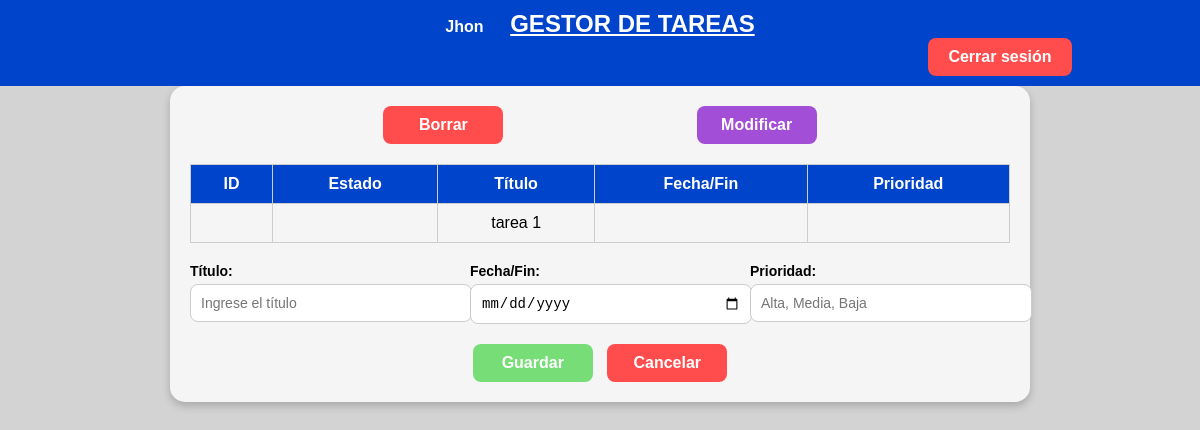
The app's page / (signed in), older data.
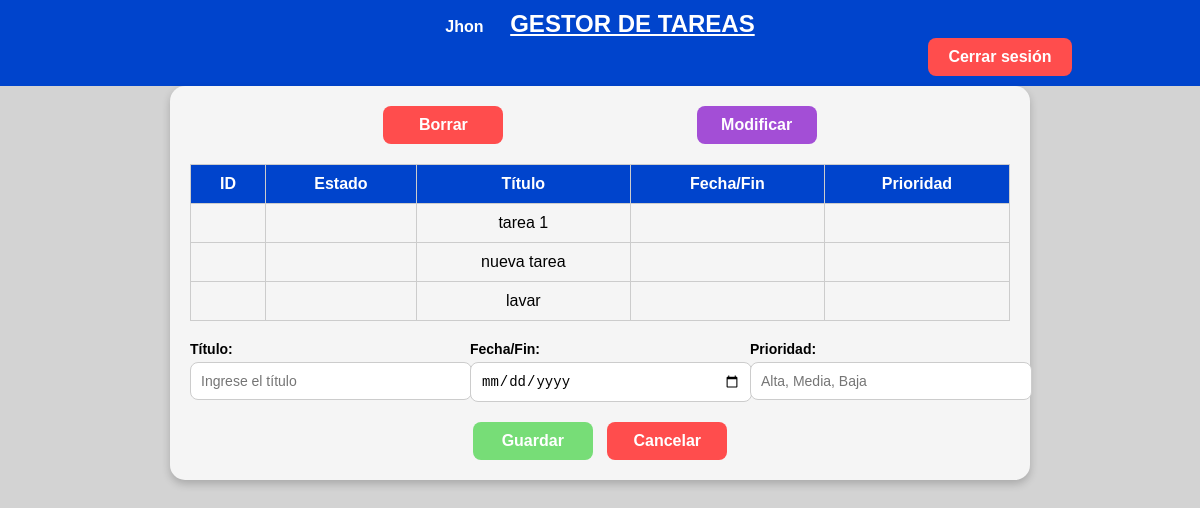
The same page, newer data.
### tasks/models.py (models this page shows, shortened)
class pending_tasks(models.Model):
    user = models.ForeignKey(
        User, on_delete=models.CASCADE, null=True, blank=True)
    title = models.CharField(max_length=200)
    description = models.TextField(null=True, blank=True)
    done_task = models.BooleanField(default=False)
    class Meta:
        order_with_respect_to = 'user'

### tasks/views.py (the view)
# urls.py: path('', views.index, name="index"),
def index(request):
    tasks = pending_tasks.objects.all()
    context = {'tasks': tasks}
    return render (request, "tasks/index.html", context)

### tasks/templates/tasks/index.html (shortened to what this page needs)
<!DOCTYPE html>
<html lang="es">
<head>
</head>
<body>
    <div class="header">
        {% if request.user.is_authenticated %}
        <a style="font-size: 16px; margin-right: 20px;"> {{request.user|title}}</a>
        {% endif %}
        <a href="{% url 'index' %}" style="color: white;" > GESTOR DE TAREAS</a>
                    {% if request.user.is_authenticated %}
                        <form action="{% url 'logout' %}" method="post" style="display: inline;">
                            <button type="submit" class="logout-button">Cerrar sesión</button>
                        </form>
                    {% else %}
                    <a href="{% url 'login' %}"  class="login-button">Iniciar sesión</a>
                    {% endif %}
    </div>{% if request.user.is_authenticated %}
    <div class="container">
        <div class="button-group">
            <button class="action-button delete-button" onclick="borrarTarea()">Borrar</button>
            <button class="action-button modify-button" onclick="modificarTarea()">Modificar</button>
        </div>
        <table>
            <thead>
                <tr>
                    <th>ID</th>
                    <th>Estado</th>
                    <th>Título</th>
                    <th>Fecha/Fin</th>
                    <th>Prioridad</th>
                </tr>
                {% if request.user.is_authenticated %}
                {% for task in tasks %}
                <tr>
                    <td></td>
                    <td></td>
                    <td>{{task.title}}</td>
                    <td></td>
                    <td></td>
                </tr>
                {% endfor %}
                {% endif %}
            </thead>
        </table>
        <form id="formulario-tarea" onsubmit="guardarTarea(event)">
            <div class="form-group">
                <div style="flex: 1;">
                    <label for="titulo">Título:</label>
                    <input type="text" id="titulo" placeholder="Ingrese el título" required>
                </div>
                <div style="flex: 1;">
                    <label for="fechaFin">Fecha/Fin:</label>
                    <input type="date" id="fechaFin" required>
                </div>
                <div style="flex: 1;">
                    <label for="prioridad">Prioridad:</label>
                    <input type="text" id="prioridad" placeholder="Alta, Media, Baja" required>
                </div>
            </div>
            <div class="form-buttons">
                <button type="submit" class="submit-button">Guardar</button>
                <button type="reset" class="cancel-button">Cancelar</button>
            </div>
            {% else %}
            <h1 class="message-container" >NECESITA DE UNA CUENTA PARA HACER USO DEL GESTOR DE TAREAS</h1>
            {% endif %}
        </form>
    </div>

Row changes from the older to the newer data that the page shows:
added pending_tasks: title "nueva tarea"
added pending_tasks: title "lavar"
